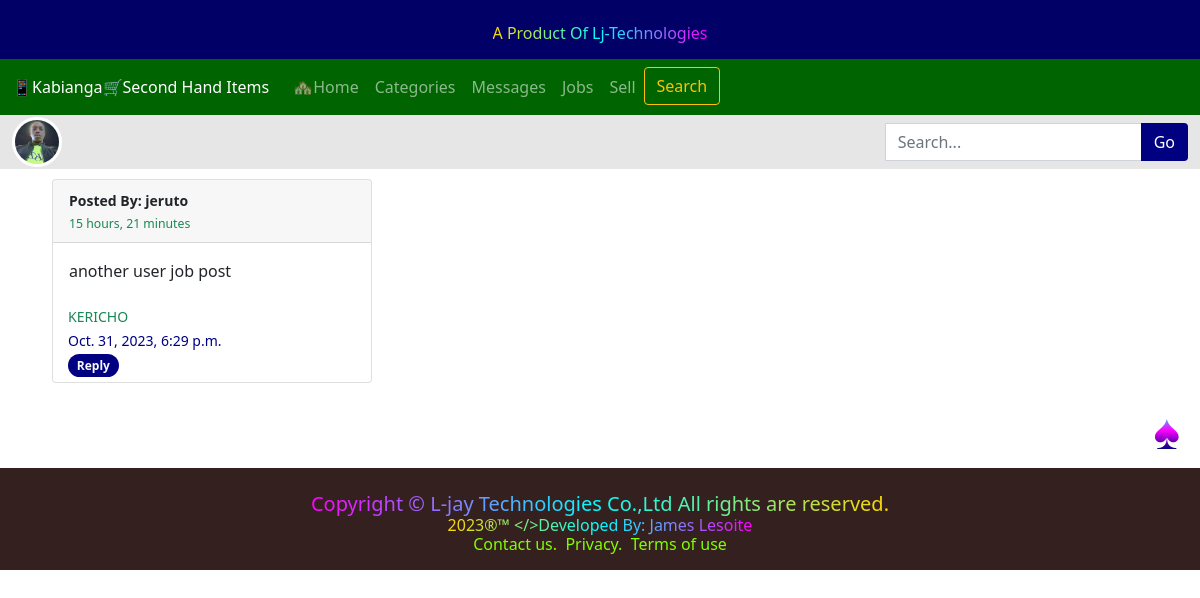
Screenshot of /usersjobpost/6/ (signed in) with the database file from the repository.
### shop/models.py (models this page shows, shortened)
class job(models.Model):
    recruiter = models.ForeignKey(User, blank=False, null=True, on_delete=models.CASCADE)
    job = models.CharField(max_length=100, null=True, blank=True)
    jobDescription = models.TextField(null=True,blank=True)
    JobLocation = models.ForeignKey(County,null=True,blank=True,on_delete=models.CASCADE)
    DatePosted = models.DateTimeField(auto_now_add=True)

class County(models.Model):
    countyName = models.CharField(max_length=100,null=True,blank=True)
    def __str__(self):
        return (
            f"{self.countyName}"
        )

### shop/views.py (the view)
# urls.py: path('usersjobpost/<int:user_id>/',views.usersjobpost,name='usersjobpost'),
@login_required
def usersjobpost(request,user_id):
    jobs = job.objects.filter(recruiter=user_id)
    context = {
        'jobs':jobs
    }
    return render(request,'usersjobpost.html',context)

### shop/templates/usersjobpost.html (shortened to what this page needs)
{% extends 'base.html' %}
{% load static %}
{% block content %}
    <div class="container" style="display: flex;flex-direction: row;flex-wrap: wrap;">
        {% for job in jobs %}
            <div class="card" style="min-width: 320px;margin: 10px;">
                <div class="card-header">
                    <Small>
                        <strong>Posted By: {{job.recruiter}}</strong>
                        <div>
                            <small class="text-success">{{job.DatePosted|timesince}}</small>
                        </div>
                    </Small>
                </div>
                <div class="card-body">
                    {{job.jobDescription}}
                </div>
                <div style="padding: 5px 15px;">
                    <small class="text-success">{{job.JobLocation}}</small>
                    <br>
                    <small style="color: navy;">{{job.DatePosted}}</small>
                    <br>
                    <a href="{% url 'send_message' job.recruiter.id %}" class="btn badge text-light rounded-pill" style="background-color: navy;">Reply</a>
                </div>
            </div>
        {% endfor %}
    </div>
{% endblock %}

### rows the page displays
job: recruiter "jeruto", DatePosted "15 hours, 21 minutes", jobDescription "another user job post", JobLocation "KERICHO", DatePosted "Oct. 31, 2023, 6:29 p.m."
